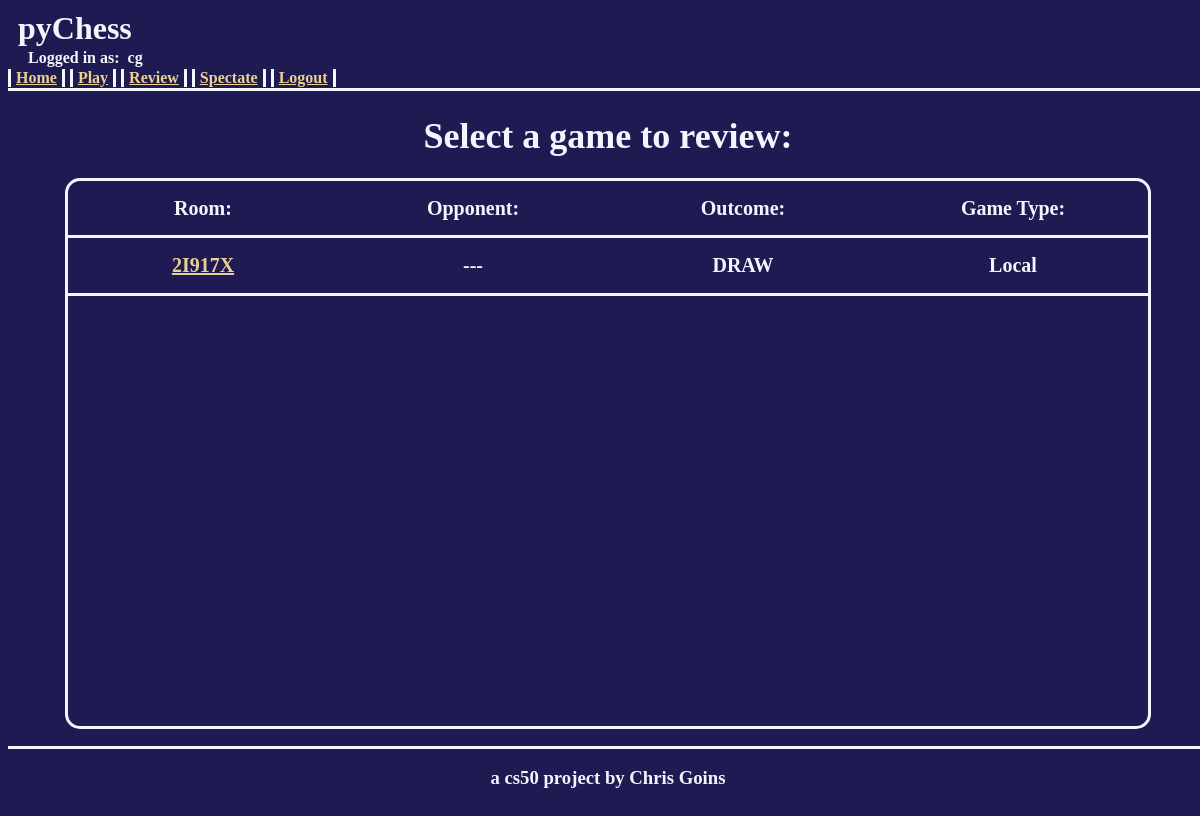
Before: /review (signed in) with the older database file.
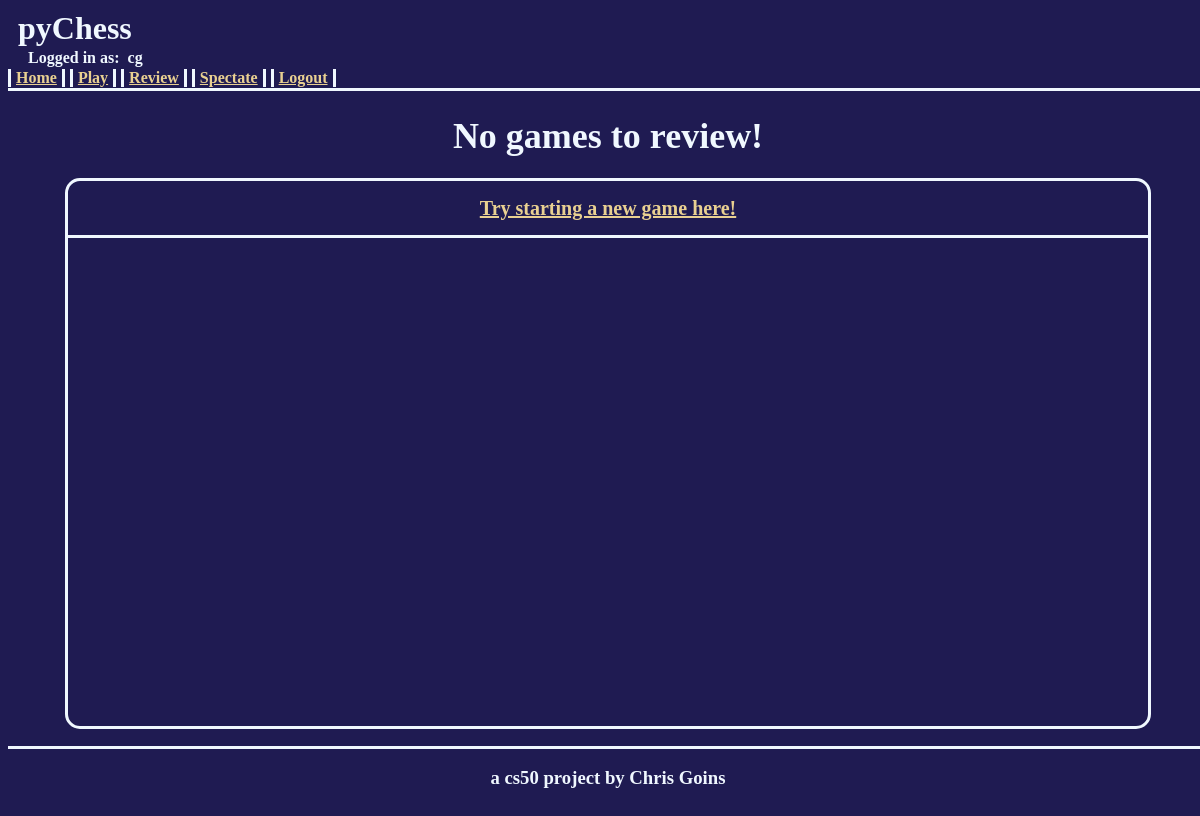
After: the same page with the newer database file.
### pychess/models.py (models this page shows, shortened)
class Game(models.Model):
    roomCode = models.CharField(max_length=6, unique=True, null=True, blank=True)
    player1 = models.ForeignKey(User, on_delete=models.CASCADE, related_name="player1")
    player2 = models.ForeignKey(User, on_delete=models.CASCADE, related_name="player2", null=True, blank=True)
    isActive = models.BooleanField()
    winner = models.ForeignKey(User, on_delete=models.CASCADE, related_name="winner", null=True, blank=True)

### pychess/views.py (the view)
# urls.py: path("review", views.review, name="review"),
@login_required
def review(request):
    if request.method == "GET":
        gameQuery = Game.objects.filter(player1 = request.user) | Game.objects.filter(player2 = request.user)
        games = []
        for query in gameQuery:
            if not query.isActive:
                if query.player1 != query.player2:
                    gameType = "Network"
                    opponent = query.player2 if request.user == query.player1 else query.player1
                else:
                    gameType = "Local"
                    opponent = "---"
                game = {}
                game['gameType'] = gameType
                game['opponent'] = opponent
                if query.winner == request.user:
                    game['outcome'] = "WIN"
                elif query.winner == None:
                    game['outcome'] = "DRAW"
                else:
                    game['outcome'] = "LOSE"
                game['roomCode'] = query.roomCode
                games.append(game)
        return render(request, 'pychess/review.html', {"games":games})
    else:
        return JsonResponse({"error":"Invalid request method"}, status=405)

### pychess/templates/pychess/review.html (shortened to what this page needs)
{% extends "pychess/layout.html"%}
{% block body %}
<div class="pageHeader">
    {% if games %}
        Select a game to review:
    {% else %}
        No games to review!
    {% endif %}
</div>
<div class="tableContainer">
    <div class="infoTable">
        {% if games %}
            <div class="infoRow">
                <div class="infoItem">Room:</div>
                <div class="infoItem">Opponent:</div>
                <div class="infoItem">Outcome:</div>
                <div class="infoItem">Game Type:</div>
            </div>
            {% for game in games %}
                <div class="infoRow">
                    <div class="infoItem"><a href="{% url 'reviewGame' game.roomCode %}">{{ game.roomCode }}</a></div>
                    <div class="infoItem">{{ game.opponent }}</div>
                    <div class="infoItem">{{ game.outcome }}</div>
                    <div class="infoItem">{{ game.gameType }}</div>
                </div>
            {% endfor %}
        {% else %}
            <div class="infoRow">
                <a href="{% url 'play' %}">Try starting a new game here!</a>
            </div>
        {% endif %}
    </div>
</div>
{% endblock %}

Changed rows visible on the page:
removed Game: roomCode "2I917X"
Other visible differences:
text no longer shown: "Select a game to review: Room: Opponent: Outcome: Game Type:"
text now shown: "No games to review! Try starting a new game here!"
list line gone: "--- DRAW Local"
